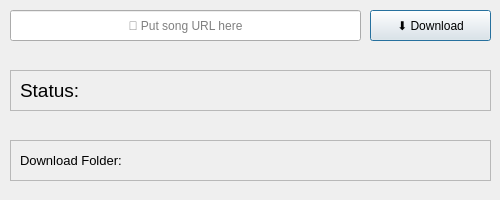
<?xml version="1.0" encoding="UTF-8"?>
<ui version="4.0">
 <class>Downloader</class>
 <widget class="QDialog" name="Downloader">
  <property name="geometry">
   <rect>
    <x>0</x>
    <y>0</y>
    <width>500</width>
    <height>200</height>
   </rect>
  </property>
  <property name="windowTitle">
   <string>Dialog</string>
  </property>
  <widget class="QLineEdit" name="url_input">
   <property name="geometry">
    <rect>
     <x>10</x>
     <y>10</y>
     <width>351</width>
     <height>31</height>
    </rect>
   </property>
   <property name="echoMode">
    <enum>QLineEdit::EchoMode::Normal</enum>
   </property>
   <property name="alignment">
    <set>Qt::AlignmentFlag::AlignCenter</set>
   </property>
   <property name="placeholderText">
    <string>🔗 Put song URL here</string>
   </property>
  </widget>
  <widget class="QFrame" name="frame">
   <property name="geometry">
    <rect>
     <x>10</x>
     <y>70</y>
     <width>481</width>
     <height>41</height>
    </rect>
   </property>
   <property name="frameShape">
    <enum>QFrame::Shape::StyledPanel</enum>
   </property>
   <property name="frameShadow">
    <enum>QFrame::Shadow::Raised</enum>
   </property>
   <widget class="QLabel" name="label">
    <property name="geometry">
     <rect>
      <x>10</x>
      <y>0</y>
      <width>81</width>
      <height>41</height>
     </rect>
    </property>
    <property name="font">
     <font>
      <pointsize>14</pointsize>
     </font>
    </property>
    <property name="text">
     <string>Status: </string>
    </property>
   </widget>
   <widget class="QLabel" name="status_label">
    <property name="geometry">
     <rect>
      <x>90</x>
      <y>0</y>
      <width>391</width>
      <height>41</height>
     </rect>
    </property>
    <property name="font">
     <font>
      <pointsize>12</pointsize>
     </font>
    </property>
    <property name="text">
     <string/>
    </property>
    <property name="alignment">
     <set>Qt::AlignmentFlag::AlignCenter</set>
    </property>
   </widget>
  </widget>
  <widget class="QFrame" name="frame_2">
   <property name="geometry">
    <rect>
     <x>10</x>
     <y>140</y>
     <width>481</width>
     <height>41</height>
    </rect>
   </property>
   <property name="frameShape">
    <enum>QFrame::Shape::StyledPanel</enum>
   </property>
   <property name="frameShadow">
    <enum>QFrame::Shadow::Raised</enum>
   </property>
   <widget class="QLabel" name="label_2">
    <property name="geometry">
     <rect>
      <x>10</x>
      <y>0</y>
      <width>121</width>
      <height>41</height>
     </rect>
    </property>
    <property name="font">
     <font>
      <pointsize>10</pointsize>
     </font>
    </property>
    <property name="text">
     <string>Download Folder:</string>
    </property>
   </widget>
   <widget class="QLabel" name="downloader_folder_label">
    <property name="geometry">
     <rect>
      <x>140</x>
      <y>0</y>
      <width>341</width>
      <height>41</height>
     </rect>
    </property>
    <property name="font">
     <font>
      <pointsize>9</pointsize>
     </font>
    </property>
    <property name="text">
     <string/>
    </property>
    <property name="alignment">
     <set>Qt::AlignmentFlag::AlignLeading|Qt::AlignmentFlag::AlignLeft|Qt::AlignmentFlag::AlignVCenter</set>
    </property>
   </widget>
  </widget>
  <widget class="QPushButton" name="download_button">
   <property name="geometry">
    <rect>
     <x>370</x>
     <y>10</y>
     <width>121</width>
     <height>31</height>
    </rect>
   </property>
   <property name="text">
    <string>⬇️ Download</string>
   </property>
   <property name="default">
    <bool>false</bool>
   </property>
   <property name="flat">
    <bool>false</bool>
   </property>
  </widget>
 </widget>
 <resources/>
 <connections/>
</ui>
